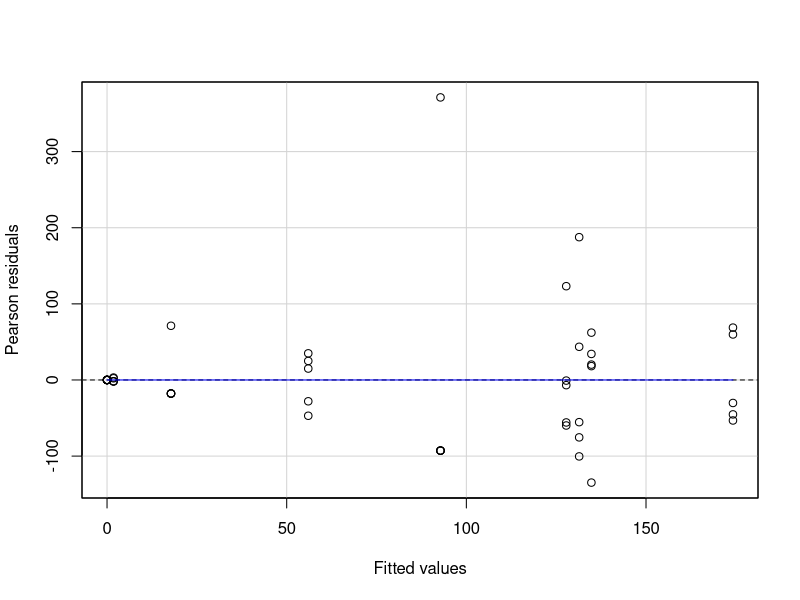

Reproduce this figure in R. (Note: this script raises an error after producing the figure.)
# Load necessary libraries
library(tidyverse)
library(car)
library(emmeans)
library(ggplot2)
library(multcomp)

# Set working directory and load data (adjust the path to your specific environment)
setwd("C:\\Users\\90958427\\OneDrive - Western Sydney University\\PolyTunnelS33_ExperimeNT1_dose\\Modified Data File")
Soil_Nutrients <- read.csv("Soil_Nutrients_Extraction_EXP1.csv")

# Ensure that Dose, Plant.type, and Fertilizer.type are treated as factors for analysis
Soil_Nutrients$Dose <- factor(Soil_Nutrients$Dose..N.kg.ha.)
Soil_Nutrients$Plant.type <- factor(Soil_Nutrients$Plant.type)
Soil_Nutrients$Fertilizer.type <- factor(Soil_Nutrients$Fertilizer.type)

# Replace negative values in relevant columns with zero
Soil_Nutrients <- Soil_Nutrients %>%
  mutate(
    Al_.ppm._Leaf = ifelse(Al_.ppm._Leaf < 0, 0, Al_.ppm._Leaf),
    Al_.ppm._root = ifelse(Al_.ppm._root < 0, 0, Al_.ppm._root),
    NH4.g.kg..dw.soil = ifelse(NH4.g.kg..dw.soil < 0, 0, NH4.g.kg..dw.soil),
    NO3.g.kg..dw.soil = ifelse(NO3.g.kg..dw.soil < 0, 0, NO3.g.kg..dw.soil)
  )

# Summarize means and standard errors for each group (Dose, Plant type, Fertilizer type) for Aluminum data
aluminum_summary <- Soil_Nutrients %>%
  group_by(Dose, Plant.type, Fertilizer.type) %>%
  summarize(
    Al_Leaf_mean = mean(Al_.ppm._Leaf, na.rm = TRUE),
    Al_Leaf_se = sd(Al_.ppm._Leaf, na.rm = TRUE) / sqrt(n()),
    Al_Root_mean = mean(Al_.ppm._root, na.rm = TRUE),
    Al_Root_se = sd(Al_.ppm._root, na.rm = TRUE) / sqrt(n())
  )

### Aluminum in Leaf Analysis ###
# Fit the model for Aluminum in leaves data
m1_al_leaf <- lm(Al_.ppm._Leaf ~ Dose * Plant.type * Fertilizer.type, data = Soil_Nutrients)
summary(m1_al_leaf)

# Check residuals for linearity and normality
residualPlot(m1_al_leaf)
qqPlot(m1_al_leaf)

# Test significance of the model effects (ANOVA)
Anova(m1_al_leaf, type = "II")

# Perform Tukey test and get compact letter display
pairwise_comparisons_al_leaf <- emmeans(m1_al_leaf, ~ Dose | Plant.type | Fertilizer.type)
cld_al_leaf <- cld(pairwise_comparisons_al_leaf, Letters = letters, adjust = "tukey")

# Merge Tukey test results with the aluminum summary for leaf
cld_al_leaf <- as.data.frame(cld_al_leaf)
merged_al_leaf <- merge(aluminum_summary, cld_al_leaf, by = c("Dose", "Plant.type", "Fertilizer.type"))

# Plot Aluminum in leaves data with compact letter display
ggplot(merged_al_leaf, aes(x = Dose, y = Al_Leaf_mean, fill = Fertilizer.type)) + 
  geom_bar(stat = "identity", position = "dodge", color = "black") +
  geom_errorbar(aes(ymin = Al_Leaf_mean - Al_Leaf_se, ymax = Al_Leaf_mean + Al_Leaf_se), width = 0.2, position = position_dodge(0.9), color = "black") +
  facet_wrap(~ Plant.type) +
  geom_text(aes(x = Dose, y = Al_Leaf_mean + Al_Leaf_se + 0.05, label = .group), position = position_dodge(0.9), vjust = 0, color = "black") +
  labs(title = "Aluminum in Leaves by Dose, Plant Type, and Fertilizer Type", x = "Dose", y = "Aluminum in Leaves (ppm)") +
  scale_fill_manual(values = c("grey20", "grey50", "grey80")) +
  theme_minimal(base_size = 15) +
  theme(panel.background = element_rect(fill = "white"), 
        plot.background = element_rect(fill = "white"), 
        panel.grid.major = element_line(color = "grey"))

### Aluminum in Root Analysis ###
# Fit the model for Aluminum in roots data
m1_al_root <- lm(Al_.ppm._root ~ Dose * Plant.type * Fertilizer.type, data = Soil_Nutrients)
summary(m1_al_root)

# Check residuals for linearity and normality
residualPlot(m1_al_root)
qqPlot(m1_al_root)

# Test significance of the model effects (ANOVA)
Anova(m1_al_root, type = "II")

# Perform Tukey test and get compact letter display
pairwise_comparisons_al_root <- emmeans(m1_al_root, ~ Dose | Plant.type | Fertilizer.type)
cld_al_root <- cld(pairwise_comparisons_al_root, Letters = letters, adjust = "tukey")

# Merge Tukey test results with the aluminum summary for root
cld_al_root <- as.data.frame(cld_al_root)
merged_al_root <- merge(aluminum_summary, cld_al_root, by = c("Dose", "Plant.type", "Fertilizer.type"))

# Plot Aluminum in roots data with compact letter display
ggplot(merged_al_root, aes(x = Dose, y = Al_Root_mean, fill = Fertilizer.type)) + 
  geom_bar(stat = "identity", position = "dodge", color = "black") +
  geom_errorbar(aes(ymin = Al_Root_mean - Al_Root_se, ymax = Al_Root_mean + Al_Root_se), width = 0.2, position = position_dodge(0.9), color = "black") +
  facet_wrap(~ Plant.type) +
  geom_text(aes(x = Dose, y = Al_Root_mean + Al_Root_se + 0.05, label = .group), position = position_dodge(0.9), vjust = 0, color = "black") +
  labs(title = "Aluminum in Roots by Dose, Plant Type, and Fertilizer Type", x = "Dose", y = "Aluminum in Roots (ppm)") +
  scale_fill_manual(values = c("grey20", "grey50", "grey80")) +
  theme_minimal(base_size = 15) +
  theme(panel.background = element_rect(fill = "white"), 
        plot.background = element_rect(fill = "white"), 
        panel.grid.major = element_line(color = "grey"))
